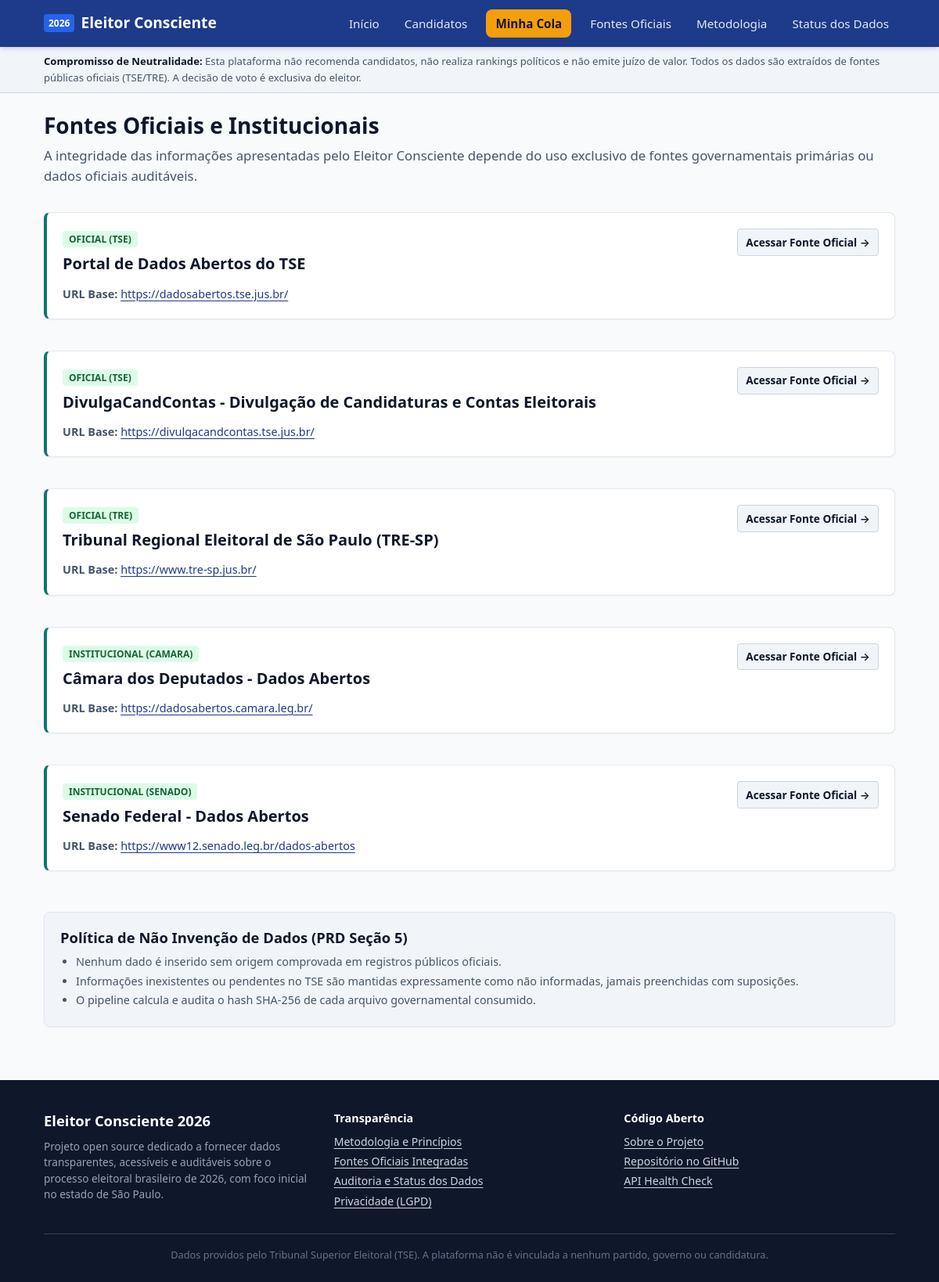
Screenshot of /fontes with the database file from the repository.
### tables this page shows
CREATE TABLE IF NOT EXISTS sources (
    id INT AUTO_INCREMENT PRIMARY KEY,
    source_type VARCHAR(50) NOT NULL,
    name VARCHAR(150) NOT NULL,
    url VARCHAR(500) NOT NULL,
    authority_level VARCHAR(50) NOT NULL DEFAULT 'OFICIAL',
    active TINYINT(1) NOT NULL DEFAULT 1,
    created_at TIMESTAMP DEFAULT CURRENT_TIMESTAMP,
    updated_at TIMESTAMP DEFAULT CURRENT_TIMESTAMP ON UPDATE CURRENT_TIMESTAMP
);

### src/Support/View.php (called while the page is built, shortened)
<?php
class View
{
    private static string $basePath = __DIR__ . '/../../views/';
    public static function render(string $template, array $data = []): string
    {
        $file = self::$basePath . $template . '.php';
        extract($data);
        require $file;
        return ob_get_clean();
    }
}

### src/Domain/Web/WebController.php (called while the page is built, shortened)
<?php
class WebController
{
    public function sources(Request $request): void
    {
        $pdo = Connection::get();
        $sources = $pdo->query("SELECT * FROM sources WHERE active = 1 ORDER BY id ASC")->fetchAll();
        $html = View::render('sources', [
            'sources' => $sources
        ]);
    }
}

### public/index.php (called while the page is built, shortened)
<?php
try {
    $request = new Request();
    $router = new Router();
    $router->dispatch($request);
} catch (Throwable $e) {
    error_log("Unhandled Application Exception: " . $e->getMessage() . " in " . $e->getFile() . ":" . $e->getLine());
    \App\Support\Logger::error("Exceção não tratada: " . $e->getMessage(), ['file' => $e->getFile(), 'line' => $e->getLine()], 'app');
    $debug = Env::get('APP_DEBUG', false);
    $uri = $_SERVER['REQUEST_URI'] ?? '/';
    if (str_starts_with($uri, '/api/')) {
        $msg = $debug ? $e->getMessage() : 'Ocorreu um erro interno no servidor.';
        Response::error('SERVER_ERROR', $msg, $debug ? ['file' => $e->getFile(), 'line' => $e->getLine()] : [], 500);
    } else {
        http_response_code(500);
        if ($debug) {
            echo "<h1>Erro 500</h1><p>" . htmlspecialchars($e->getMessage()) . "</p><pre>" . htmlspecialchars($e->getTraceAsString()) . "</pre>";
        } else {
            echo "<h1>Erro 500</h1><p>Ocorreu uma instabilidade temporária. Por favor, tente novamente em instantes.</p>";
        }
    }
}

### src/Config/Env.php (called while the page is built, shortened)
<?php
class Env
{
    public static function get(string $key, mixed $default = null): mixed
    {
        $val = getenv($key);
        return $val;
    }
}

### src/Support/Sanitizer.php (called while the page is built, shortened)
<?php
class Sanitizer
{
    public static function escape(?string $value): string
    {
        return htmlspecialchars($value, ENT_QUOTES | ENT_SUBSTITUTE, 'UTF-8');
    }
}

### src/Http/Request.php (called while the page is built, shortened)
<?php
class Request
{
    private string $uri;
    public function __construct()
    {
        $requestUri = $_SERVER['REQUEST_URI'] ?? '/';
        $parts = explode('?', $requestUri, 2);
        $this->uri = '/' . trim($parts[0], '/');
    }
    public function getUri(): string
    {
        return $this->uri;
    }
}

### views/sources.php (the view, shortened to what this page needs)
<?php
require __DIR__ . '/layout/header.php';
?>
<div style="margin-bottom: 2rem;">
    <h1>Fontes Oficiais e Institucionais</h1>
    <p style="color:var(--text-muted); font-size:1.05rem;">
        A integridade das informações apresentadas pelo Eleitor Consciente depende do uso exclusivo de fontes governamentais primárias ou dados oficiais auditáveis.
    </p>
</div>
<div style="display:flex; flex-direction:column; gap:1.25rem;">
    <?php foreach ($sources as $src): ?>
        <div class="card" style="border-left: 4px solid var(--secondary);">
            <div style="display:flex; justify-content:space-between; align-items:flex-start; flex-wrap:wrap; gap:0.5rem;">
                <div>
                    <span style="font-size:0.75rem; font-weight:800; background:var(--status-deferido-bg); color:var(--status-deferido-text); padding:2px 8px; border-radius:4px; text-transform:uppercase;">
                        <?= $e($src['authority_level']) ?> (<?= $e($src['source_type']) ?>)
                    </span>
                    <h2 style="font-size:1.25rem; margin:0.4rem 0;"><?= $e($src['name']) ?></h2>
                </div>
                <a href="<?= $e($src['url']) ?>" target="_blank" rel="noopener noreferrer" class="btn btn-sm btn-secondary">
                    Acessar Fonte Oficial &rarr;
                </a>
            </div>
            <p style="font-size:0.9rem; color:var(--text-muted); margin:0.5rem 0 0 0;">
                <strong>URL Base:</strong> <a href="<?= $e($src['url']) ?>" target="_blank" rel="noopener noreferrer"><?= $e($src['url']) ?></a>
            </p>
        </div>
    <?php endforeach; ?>
</div>
<div class="card" style="margin-top: 2rem; background-color:var(--bg-alt);">
    <h3>Política de Não Invenção de Dados (PRD Seção 5)</h3>
    <ul style="padding-left:1.25rem; font-size:0.9rem; color:var(--text-muted); line-height:1.7;">
        <li>Nenhum dado é inserido sem origem comprovada em registros públicos oficiais.</li>
        <li>Informações inexistentes ou pendentes no TSE são mantidas expressamente como não informadas, jamais preenchidas com suposições.</li>
        <li>O pipeline calcula e audita o hash SHA-256 de cada arquivo governamental consumido.</li>
    </ul>
</div>
<?php require __DIR__ . '/layout/footer.php'; ?>

### src/Http/Router.php (shortened to what this page needs)
<?php
class Router
{
    private array $routes = [];
    public function addRoute(string $method, string $path, callable|array $handler): void
    {
        $this->routes[] = [
            'method' => strtoupper($method),
            'path' => '/' . trim($path, '/'),
            'handler' => $handler
        ];
    }
    public function dispatch(Request $request): void
    {
        $method = $request->getMethod();
        $uri = $request->getUri();
        foreach ($this->routes as $route) {
            if ($route['method'] !== $method) {
                continue;
            }
            $pattern = preg_replace('/\{([a-zA-Z0-9_]+)\}/', '(?P<$1>[^/]+)', $route['path']);
            $pattern = '#^' . $pattern . '$#';
            if (preg_match($pattern, $uri, $matches)) {
                $params = array_filter($matches, fn($key) => !is_numeric($key), ARRAY_FILTER_USE_KEY);
                $handler = $route['handler'];
                if (is_array($handler)) {
                    [$class, $action] = $handler;
                    $controller = new $class();
                    $controller->$action($request, ...array_values($params));
                    return;
                }
            }
        }
    }
}

### public/assets/css/main.css (style rules this page uses)
:root { --primary: #1e3a8a; --primary-hover: #1e40af; --primary-light: #eff6ff; --secondary: #0f766e; --secondary-hover: #115e59; --accent: #d97706; --bg-page: #f8fafc; --bg-card: #ffffff; --bg-alt: #f1f5f9; --text-main: #0f172a; --text-muted: #475569; --text-light: #64748b; --text-white: #ffffff; --border-color: #cbd5e1; --border-subtle: #e2e8f0; --status-deferido-bg: #dcfce7; --status-deferido-text: #166534; --status-indeferido-bg: #fee2e2; --status-indeferido-text: #991b1b; --status-pendente-bg: #fef3c7; --status-pendente-text: #92400e; --font-sans: system-ui, -apple-system, BlinkMacSystemFont, 'Segoe UI', Roboto, Helvetica, Arial, sans-serif; --radius-sm: 4px; --radius-md: 8px; --radius-lg: 12px; --shadow-sm: 0 1px 2px rgba(0, 0, 0, 0.05); --shadow-md: 0 4px 6px -1px rgba(0, 0, 0, 0.1), 0 2px 4px -1px rgba(0, 0, 0, 0.06); --shadow-lg: 0 10px 15px -3px rgba(0, 0, 0, 0.1); }
* { box-sizing: border-box; margin: 0; padding: 0; }
body { font-family: var(--font-sans); font-size: 16px; line-height: 1.6; color: var(--text-main); background-color: var(--bg-page); min-height: 100vh; display: flex; flex-direction: column; }
h1, h2, h3, h4, h5, h6 { color: var(--text-main); font-weight: 700; line-height: 1.25; margin-bottom: 0.5rem; }
h1 { font-size: 1.75rem; }
h2 { font-size: 1.35rem; }
h3 { font-size: 1.15rem; }
p { margin-bottom: 1rem; }
a { color: var(--primary); text-decoration: underline; text-underline-offset: 3px; }
.card { background-color: var(--bg-card); border: 1px solid var(--border-subtle); border-radius: var(--radius-md); padding: 1.25rem; margin-bottom: 1.25rem; box-shadow: var(--shadow-sm); }
.btn { display: inline-flex; align-items: center; justify-content: center; gap: 0.4rem; font-family: inherit; font-size: 0.95rem; font-weight: 600; padding: 0.55rem 1rem; border-radius: var(--radius-sm); border: 1px solid transparent; cursor: pointer; text-decoration: none; transition: background-color 0.2s, border-color 0.2s; }
.btn-secondary { background-color: var(--bg-alt); color: var(--text-main); border-color: var(--border-color); }
.btn-sm { font-size: 0.85rem; padding: 0.35rem 0.65rem; }

### rows the page displays
sources: authority_level "OFICIAL", source_type "TSE", name "Portal de Dados Abertos do TSE", url "https://dadosabertos.tse.jus.br/"
sources: authority_level "OFICIAL", source_type "TSE", name "DivulgaCandContas - Divulgação de Candidaturas e Contas Eleitorais", url "https://divulgacandcontas.tse.jus.br/"
sources: authority_level "OFICIAL", source_type "TRE", name "Tribunal Regional Eleitoral de São Paulo (TRE-SP)", url "https://www.tre-sp.jus.br/"
sources: authority_level "INSTITUCIONAL", source_type "CAMARA", name "Câmara dos Deputados - Dados Abertos", url "https://dadosabertos.camara.leg.br/"
sources: authority_level "INSTITUCIONAL", source_type "SENADO", name "Senado Federal - Dados Abertos", url "https://www12.senado.leg.br/dados-abertos"
